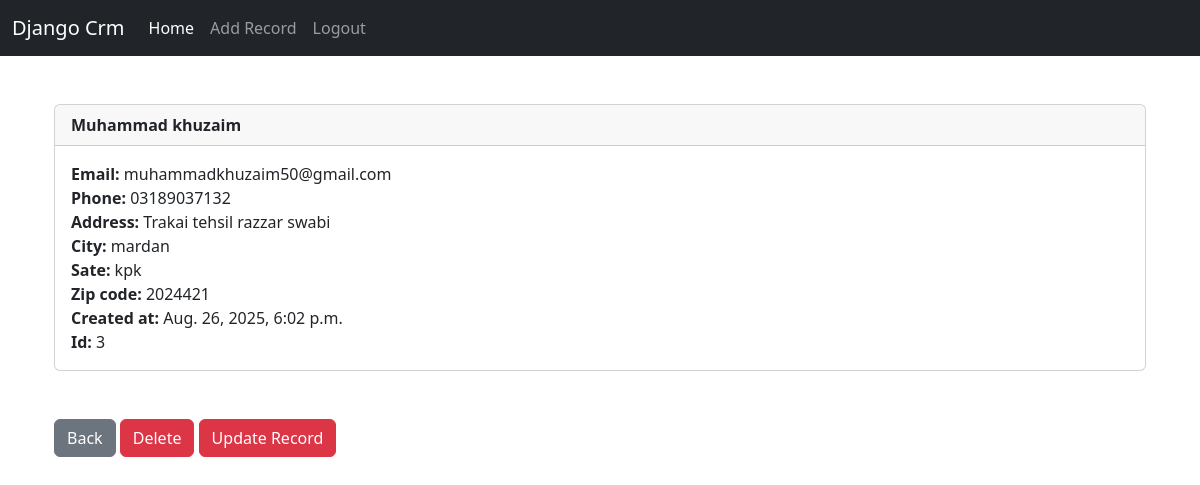
Screenshot of /record/3 (signed in) with the database file from the repository.
### website/models.py (models this page shows, shortened)
class Record(models.Model):
    created_at=models.DateTimeField(auto_now_add=True)
    first_name = models.CharField(max_length=50)
    last_name = models.CharField(max_length=50)
    address= models.CharField(max_length=100)
    city = models.CharField(max_length=50)
    state = models.CharField(max_length=50)
    zip_code = models.CharField(max_length=50)
    email = models.CharField(max_length=50)
    phone = models.CharField(max_length=15)

### website/views.py (the view)
# urls.py: path('record/<int:pk>', views.customer_record, name='record'),
def customer_record(request, pk):
    if request.user.is_authenticated:
        customer_record=Record.objects.get(id=pk)
        return render(request, 'website/record.html', {'customer_record' : customer_record})
    else:
        messages.success(request, "You must be logged in to access records")
        return redirect('home')

### website/templates/website/record.html
{% extends 'website/base.html' %} {% block content %}
<div class="container mt-5">
<div class="card">
    <div class="card-header">
        <strong>
            {{ customer_record.first_name }} {{ customer_record.last_name }}
        </strong>
    </div>
    <div class="card-body">
        <p class="card-text">
            <strong>Email: </strong>{{ customer_record.email }}<br/>
            <strong>Phone: </strong>{{ customer_record.phone }}<br/>
            <strong>Address: </strong>{{ customer_record.address }}<br/>
            <strong>City: </strong>{{ customer_record.city }}<br/>
            <strong>Sate: </strong>{{ customer_record.state }}<br/>
            <strong>Zip code: </strong>{{ customer_record.zip_code }}<br/>
            <strong>Created at: </strong>{{ customer_record.created_at }}<br/>
            <strong>Id: </strong>{{ customer_record.id }}
        </p>
    </div>
</div>
<br/><br/>
<a href="{% url 'home' %}" class="btn btn-secondary">Back</a>
<a href="{% url 'delete_record' customer_record.id %}" class="btn btn-danger">Delete</a>
<a href="{% url 'update_record' customer_record.id %}" class="btn btn-danger">Update Record</a>
</div>
{% endblock %}

### rows the page displays
Record: first_name "Muhammad", last_name "khuzaim", email "muhammadkhuzaim50@gmail.com", phone "03189037132", address "Trakai tehsil razzar swabi", city "mardan", state "kpk", zip_code "2024421", created_at "Aug. 26, 2025, 6:02 p.m.", id "3"
